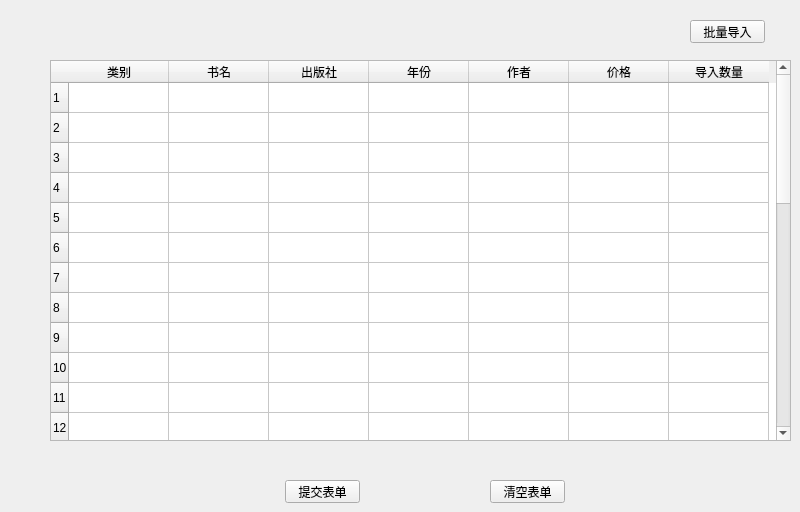
    <widget class="QWidget" name="tab_3">
     <attribute name="title">
      <string>多册入库</string>
     </attribute>
     <widget class="QPushButton" name="muti_books_in">
      <property name="geometry">
       <rect>
        <x>690</x>
        <y>20</y>
        <width>75</width>
        <height>23</height>
       </rect>
      </property>
      <property name="text">
       <string>批量导入</string>
      </property>
     </widget>
     <widget class="QTableWidget" name="muti_book_table">
      <property name="geometry">
       <rect>
        <x>50</x>
        <y>60</y>
        <width>741</width>
        <height>381</height>
       </rect>
      </property>
      <row>
       <property name="text">
        <string>1</string>
       </property>
      </row>
      <row>
       <property name="text">
        <string>2</string>
       </property>
      </row>
      <row>
       <property name="text">
        <string>3</string>
       </property>
      </row>
      <row>
       <property name="text">
        <string>4</string>
       </property>
      </row>
      <row>
       <property name="text">
        <string>5</string>
       </property>
      </row>
      <row>
       <property name="text">
        <string>6</string>
       </property>
      </row>
      <row>
       <property name="text">
        <string>7</string>
       </property>
      </row>
      <row>
       <property name="text">
        <string>8</string>
       </property>
      </row>
      <row>
       <property name="text">
        <string>9</string>
       </property>
      </row>
      <row>
       <property name="text">
        <string>10</string>
       </property>
      </row>
      <row>
       <property name="text">
        <string>11</string>
       </property>
      </row>
      <row>
       <property name="text">
        <string>12</string>
       </property>
      </row>
      <row>
       <property name="text">
        <string>13</string>
       </property>
      </row>
      <row>
       <property name="text">
        <string>14</string>
       </property>
      </row>
      <row>
       <property name="text">
        <string>15</string>
       </property>
      </row>
      <row>
       <property name="text">
        <string>16</string>
       </property>
      </row>
      <row>
       <property name="text">
        <string>17</string>
       </property>
      </row>
      <row>
       <property name="text">
        <string>18</string>
       </property>
      </row>
      <row>
       <property name="text">
        <string>19</string>
       </property>
      </row>
      <row>
       <property name="text">
        <string>20</string>
       </property>
      </row>
      <row>
       <property name="text">
        <string>21</string>
       </property>
      </row>
      <row>
       <property name="text">
        <string>22</string>
       </property>
      </row>
      <row>
       <property name="text">
        <string>23</string>
       </property>
      </row>
      <row>
       <property name="text">
        <string>24</string>
       </property>
      </row>
      <row>
       <property name="text">
        <string>25</string>
       </property>
      </row>
      <row>
       <property name="text">
        <string>26</string>
       </property>
      </row>
      <row>
       <property name="text">
        <string>27</string>
       </property>
      </row>
      <row>
       <property name="text">
        <string>28</string>
       </property>
      </row>
      <row>
       <property name="text">
        <string>29</string>
       </property>
      </row>
      <row>
       <property name="text">
        <string>30</string>
       </property>
      </row>
      <column>
       <property name="text">
        <string>类别</string>
       </property>
      </column>
      <column>
       <property name="text">
        <string>书名</string>
       </property>
      </column>
      <column>
       <property name="text">
        <string>出版社</string>
       </property>
      </column>
      <column>
       <property name="text">
        <string>年份</string>
       </property>
      </column>
      <column>
       <property name="text">
        <string>作者</string>
       </property>
      </column>
      <column>
       <property name="text">
        <string>价格</string>
       </property>
      </column>
      <column>
       <property name="text">
        <string>导入数量</string>
       </property>
      </column>
     </widget>
     <widget class="QPushButton" name="submit_muti">
      <property name="geometry">
       <rect>
        <x>285</x>
        <y>480</y>
        <width>75</width>
        <height>23</height>
       </rect>
      </property>
      <property name="text">
       <string>提交表单</string>
      </property>
     </widget>
     <widget class="QPushButton" name="make_muti_empty">
      <property name="geometry">
       <rect>
        <x>490</x>
        <y>480</y>
        <width>75</width>
        <height>23</height>
       </rect>
      </property>
      <property name="text">
       <string>清空表单</string>
      </property>
     </widget>
    </widget>
